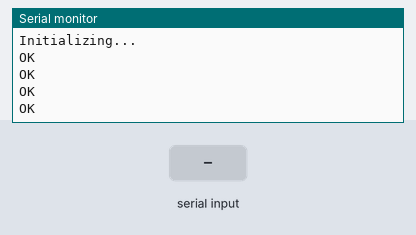
Bench run of a sketch on a simulated Arduino Uno, built with avr-gcc and run on an emulated ATmega328P. Shown: the last lines printed to the serial monitor. Inputs (shaded band) come from the test bench. The modem accepts every AT command (registered, SIM ready, sends succeed) and sends nothing else.

Above: at 9.2 s.
9.3 s: "s" received over the second serial link
At 11.4 s:
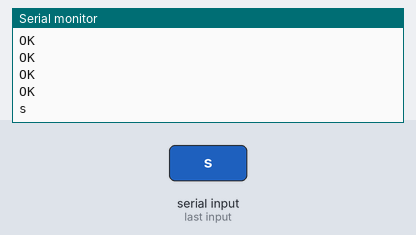
11.7 s: "c" received over the second serial link
At 13.5 s:
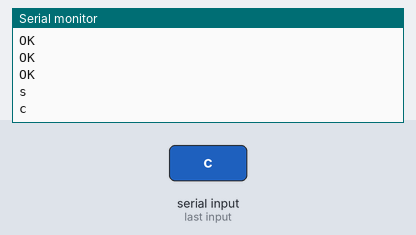
14.1 s: "1" received over the second serial link
At 16.5 s:
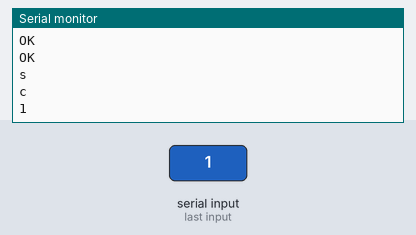

The sketch:

gsm_kar.ino
```cpp
/* ------------------------------------------------------------------------
 * Created by: Tauseef Ahmad
 * Created on: 2 May, 2022
 *
 * Tutorial: https://youtu.be/M9Sci4nsTEk
 * ------------------------------------------------------------------------*/

#include <SoftwareSerial.h>

#define rxPin 2
#define txPin 3
SoftwareSerial sim800L(rxPin,txPin);

String buff;
void setup()
{
  //Begin serial communication with Arduino and Arduino IDE (Serial Monitor)
  Serial.begin(9600);

  //Begin serial communication with Arduino and SIM800L
  sim800L.begin(9600);

  Serial.println("Initializing...");

  sim800L.println("AT");
  waitForResponse();

  sim800L.println("ATE1");
  waitForResponse();

  sim800L.println("AT+CMGF=1");
  waitForResponse();

  sim800L.println("AT+CNMI=1,2,0,0,0");
  waitForResponse();
}

void loop()
{
  while(sim800L.available()){
    buff = sim800L.readString();
    Serial.println(buff);
  }
  while(Serial.available())  {
    buff = Serial.readString();
    buff.trim();
    if(buff == "s")
      send_sms();
    else if(buff== "c")
      make_call();
    else
      sim800L.println(buff);
  }
}

void send_sms(){
  sim800L.print("AT+CMGS=\"+918072059840\"\r");
  waitForResponse();

  sim800L.print("Hello from SIM800L");
  sim800L.write(0x1A);
  waitForResponse();
}


void make_call(){
  sim800L.println("ATD+918072059840;");
  waitForResponse();
}

void waitForResponse(){
  delay(1000);
  while(sim800L.available()){
    Serial.println(sim800L.readString());
  }
  sim800L.read();
}
```

Measured:
- after the input at 9.3 s, the serial monitor: prints a new line after 1.0 s (image 1)
- after the input at 11.7 s, the serial monitor: prints a new line after 1.0 s (image 2)
- after the input at 14.1 s, the serial monitor: prints a new line after 1.0 s (image 3)
